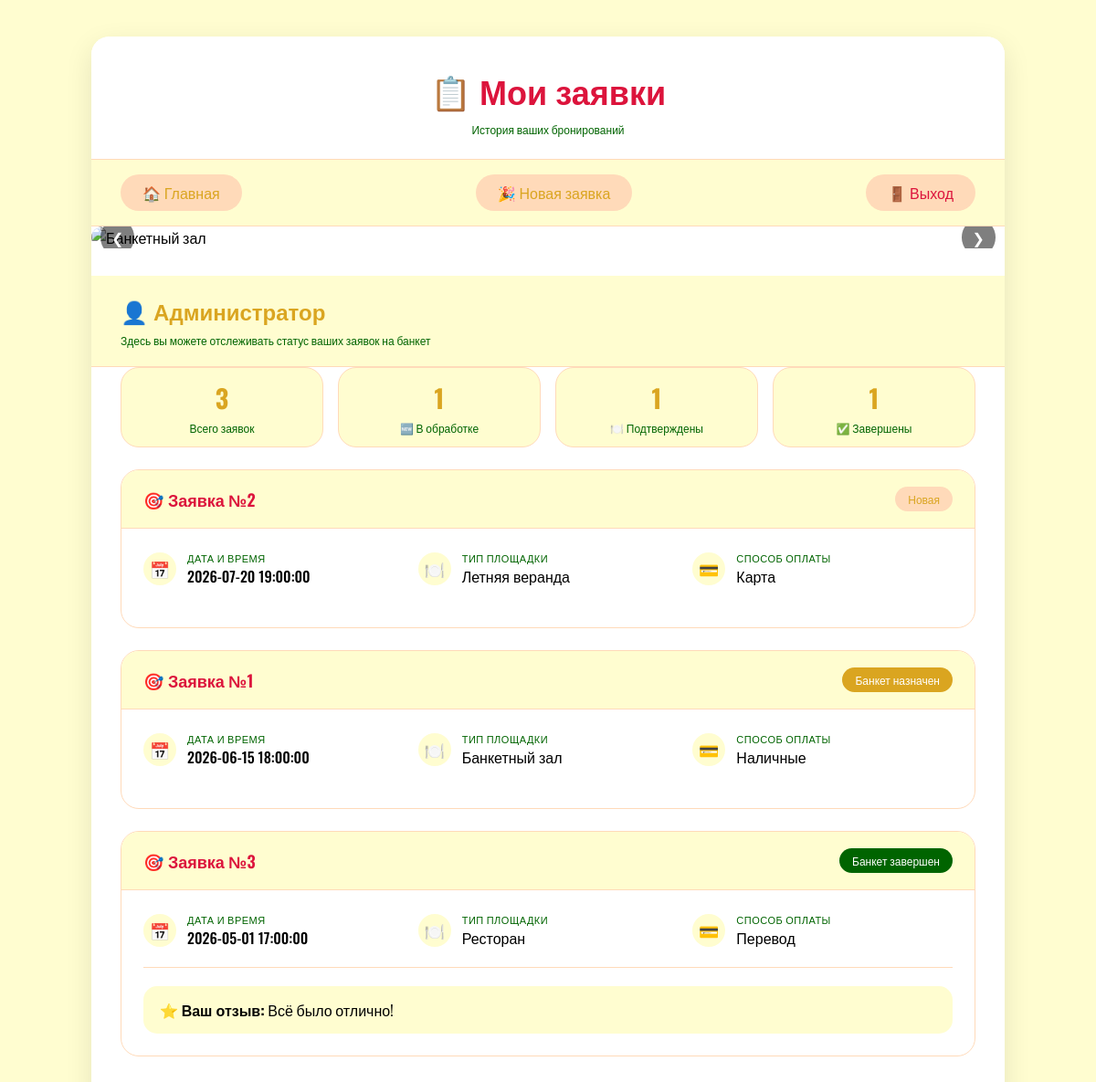
The app's page /history.php (signed in) with its own data.
### tables this page shows
CREATE TABLE `request` (
  `id` int NOT NULL,
  `user_id` int NOT NULL,
  `date` datetime NOT NULL,
  `status` varchar(50) DEFAULT 'Новая',
  `curses` varchar(255) NOT NULL,
  `payment` text NOT NULL,
  `review` text
);

### history.php (the view, shortened to what this page needs)
<?php
include('db.php');
$user_id = (int)$_SESSION['user_id'];
$query = $con->query("SELECT * FROM request WHERE user_id='$user_id' ORDER BY date DESC");
?>
<!DOCTYPE html>
<html lang="ru">
<head>
</head>
<body>
<div class="container">
    <div class="header"><h1>📋 Мои заявки</h1><p>История ваших бронирований</p></div>
    <div class="nav-buttons"><a href="index.php">🏠 Главная</a><a href="create.php">🎉 Новая заявка</a><a href="?logout=1" onclick="return confirm('Выйти из аккаунта?')" style="background:#FFDAB9; color:#DC143C;">🚪 Выход</a></div>
    <div class="slideshow-container">
        <div class="mySlides fade"><img src="foto/1.jpg" alt="Банкетный зал"></div>
        <a class="prev" onclick="plusSlides(-1)">❮</a>
        <a class="next" onclick="plusSlides(1)">❯</a>
    </div>
    <div class="welcome"><h2>👤 <?= htmlspecialchars($_SESSION['user_fullname'] ?? $_SESSION['user_login'] ?? 'Пользователь') ?></h2><p>Здесь вы можете отслеживать статус ваших заявок на банкет</p></div>
    <?php $stats_query = $con->query("SELECT COUNT(*) as total, SUM(CASE WHEN status='Новая' THEN 1 ELSE 0 END) as new_count, SUM(CASE WHEN status='Банкет назначен' THEN 1 ELSE 0 END) as assigned_count, SUM(CASE WHEN status='Банкет завершен' THEN 1 ELSE 0 END) as completed_count FROM request WHERE user_id='$user_id'"); $user_stats = $stats_query->fetch_assoc(); ?>
    <div class="stats-mini"><div class="stat-mini-card"><div class="stat-mini-number"><?= $user_stats['total'] ?></div><div class="stat-mini-label">Всего заявок</div></div><div class="stat-mini-card"><div class="stat-mini-number"><?= $user_stats['new_count'] ?></div><div class="stat-mini-label">🆕 В обработке</div></div><div class="stat-mini-card"><div class="stat-mini-number"><?= $user_stats['assigned_count'] ?></div><div class="stat-mini-label">🍽️ Подтверждены</div></div><div class="stat-mini-card"><div class="stat-mini-number"><?= $user_stats['completed_count'] ?></div><div class="stat-mini-label">✅ Завершены</div></div></div>
    <div class="request-list">
        <?php if ($query->num_rows == 0): ?>
            <div class="empty-state"><h3>У вас пока нет заявок</h3><p>Создайте первую заявку на банкет прямо сейчас!</p><a href="create.php" class="btn-create">🎉 Создать заявку</a></div>
        <?php else: while ($request = $query->fetch_assoc()):
            $status_class = '';
            if ($request['status'] == 'Новая') $status_class = 'status-new';
            elseif ($request['status'] == 'Банкет назначен') $status_class = 'status-assigned';
            elseif ($request['status'] == 'Банкет завершен') $status_class = 'status-completed';
            else $status_class = 'status-new';
        ?>
        <div class="request-card">
            <div class="request-header"><div class="request-number">🎯 Заявка №<?= $request['id'] ?></div><span class="status-badge <?= $status_class ?>"><?= htmlspecialchars($request['status']) ?></span></div>
            <div class="request-body">
                <div class="info-grid">
                    <div class="info-item"><div class="info-icon">📅</div><div class="info-text"><div class="info-label">Дата и время</div><div class="info-value"><?= htmlspecialchars($request['date']) ?></div></div></div>
                    <div class="info-item"><div class="info-icon">🍽️</div><div class="info-text"><div class="info-label">Тип площадки</div><div class="info-value"><?= htmlspecialchars($request['curses']) ?></div></div></div>
                    <div class="info-item"><div class="info-icon">💳</div><div class="info-text"><div class="info-label">Способ оплаты</div><div class="info-value"><?= htmlspecialchars($request['payment']) ?></div></div></div>
                </div>
                <?php if (!empty($request['review'])): ?>
                <div class="review-section"><div class="review-text">⭐ <strong>Ваш отзыв:</strong> <?= htmlspecialchars($request['review']) ?></div></div>
                <?php endif; ?>
            </div>
        </div>
        <?php endwhile; endif; ?>
    </div>
</div>
</body>
</html>

### history.php (style rules this page uses)
* { margin:0; padding:0; box-sizing:border-box; }
body { background: #FFFDD0; font-family: 'Oswald', sans-serif; padding: 40px 20px; min-height: 100vh; }
.container { max-width: 1000px; margin: 0 auto; background: white; border-radius: 20px; box-shadow: 0 10px 30px rgba(0,0,0,0.1); overflow: hidden; }
.header { background: white; padding: 32px 32px 24px; border-bottom: 1px solid #FFDAB9; text-align: center; }
.header h1 { font-family: 'Oswald', sans-serif; font-size: 36px; color: #DC143C; margin-bottom: 8px; }
.header p { color: #006400; font-size: 12px; }
.nav-buttons { display: flex; gap: 12px; padding: 16px 32px; background: #FFFDD0; border-bottom: 1px solid #FFDAB9; justify-content: space-between; flex-wrap: wrap; }
.nav-buttons a { padding: 8px 24px; border-radius: 30px; background: #FFDAB9; color: #DAA520; text-decoration: none; font-weight: 500; transition: all 0.2s; display: inline-flex; align-items: center; gap: 8px; font-size: 16px; }
.welcome { background: #FFFDD0; padding: 20px 32px; border-bottom: 1px solid #FFDAB9; }
.welcome h2 { font-family: 'Oswald', sans-serif; font-size: 24px; color: #DAA520; }
.welcome p { color: #006400; margin-top: 6px; font-size: 12px; }
.stats-mini { display: flex; gap: 16px; padding: 0 32px; margin-bottom: 24px; flex-wrap: wrap; }
.stat-mini-card { background: #FFFDD0; padding: 12px 20px; border-radius: 20px; border: 1px solid #FFDAB9; flex: 1; min-width: 120px; text-align: center; }
.stat-mini-number { font-size: 28px; font-weight: 700; color: #DAA520; font-family: 'Oswald', sans-serif; }
.stat-mini-label { font-size: 12px; color: #006400; margin-top: 4px; }
.request-list { padding: 0 32px 32px; }
.request-card { background: white; border: 1px solid #FFDAB9; border-radius: 20px; margin-bottom: 24px; overflow: hidden; transition: all 0.2s; }
.request-header { background: #FFFDD0; padding: 18px 24px; border-bottom: 1px solid #FFDAB9; display: flex; justify-content: space-between; align-items: center; flex-wrap: wrap; gap: 12px; }
.request-number { font-family: 'Oswald', sans-serif; font-size: 18px; font-weight: 600; color: #DC143C; }
.status-badge { padding: 5px 14px; border-radius: 20px; font-size: 12px; font-weight: 500; }
.status-new { background: #FFDAB9; color: #DAA520; }
.status-assigned { background: #DAA520; color: white; }
.status-completed { background: #006400; color: white; }
.request-body { padding: 24px; }
.info-grid { display: grid; grid-template-columns: repeat(auto-fit, minmax(200px, 1fr)); gap: 16px; margin-bottom: 20px; }
.info-item { display: flex; align-items: center; gap: 12px; }
.info-icon { width: 36px; height: 36px; background: #FFFDD0; border-radius: 50%; display: flex; align-items: center; justify-content: center; color: #DAA520; font-size: 18px; }
.info-text { flex: 1; }
.info-label { font-size: 11px; color: #006400; text-transform: uppercase; letter-spacing: 0.5px; }
.info-value { font-size: 16px; font-weight: 500; color: #000000; word-wrap: break-word; white-space: pre-wrap; }
.review-section { margin-top: 20px; padding-top: 20px; border-top: 1px solid #FFDAB9; }
.review-text { background: #FFFDD0; padding: 14px 18px; border-radius: 15px; color: #000000; font-size: 16px; }
.slideshow-container { max-width: 100%; margin-bottom: 30px; border-radius: 15px; overflow: hidden; position: relative; }
.mySlides { display: none; }
.mySlides img { width: 100%; height: 250px; object-fit: cover; }
.prev, .next { position: absolute; top: 50%; transform: translateY(-50%); background: rgba(0,0,0,0.5); color: white; border: none; cursor: pointer; padding: 8px 12px; border-radius: 50%; }
.prev { left: 10px; }
.next { right: 10px; }

### records on screen
request: id "2", status "Новая", date "2026-07-20 19:00:00", curses "Летняя веранда", payment "Карта"
request: id "1", status "Банкет назначен", date "2026-06-15 18:00:00", curses "Банкетный зал", payment "Наличные"
request: id "3", status "Банкет завершен", date "2026-05-01 17:00:00", curses "Ресторан", payment "Перевод", review "Всё было отлично!"

### other values on screen
$_SESSION['user_fullname'] "Администратор"
$user_stats['total'] "3"
$user_stats['new_count'] "1"
$user_stats['assigned_count'] "1"
$user_stats['completed_count'] "1"
